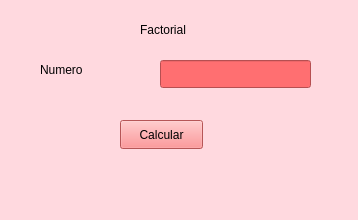
<?xml version="1.0" encoding="UTF-8"?>
<ui version="4.0">
 <class>MainWindow</class>
 <widget class="QMainWindow" name="MainWindow">
  <property name="geometry">
   <rect>
    <x>0</x>
    <y>0</y>
    <width>358</width>
    <height>220</height>
   </rect>
  </property>
  <property name="windowTitle">
   <string>MainWindow</string>
  </property>
  <property name="styleSheet">
   <string notr="true">background-color: rgb(255, 217, 223);</string>
  </property>
  <widget class="QWidget" name="centralwidget">
   <widget class="QPushButton" name="btnCalcular">
    <property name="geometry">
     <rect>
      <x>120</x>
      <y>120</y>
      <width>83</width>
      <height>29</height>
     </rect>
    </property>
    <property name="styleSheet">
     <string notr="true">color: rgb(0, 0, 0);
background-color: rgb(255, 120, 122);</string>
    </property>
    <property name="text">
     <string>Calcular</string>
    </property>
   </widget>
   <widget class="QLineEdit" name="txtNumero">
    <property name="geometry">
     <rect>
      <x>160</x>
      <y>60</y>
      <width>151</width>
      <height>28</height>
     </rect>
    </property>
    <property name="styleSheet">
     <string notr="true">background-color: rgb(255, 111, 113);
color: rgb(255, 255, 255);</string>
    </property>
   </widget>
   <widget class="QLabel" name="label_3">
    <property name="geometry">
     <rect>
      <x>40</x>
      <y>60</y>
      <width>101</width>
      <height>20</height>
     </rect>
    </property>
    <property name="styleSheet">
     <string notr="true">color: rgb(0, 0, 0);</string>
    </property>
    <property name="text">
     <string>Numero</string>
    </property>
   </widget>
   <widget class="QLabel" name="label_5">
    <property name="geometry">
     <rect>
      <x>140</x>
      <y>20</y>
      <width>61</width>
      <height>20</height>
     </rect>
    </property>
    <property name="styleSheet">
     <string notr="true">color: rgb(0, 0, 0);</string>
    </property>
    <property name="text">
     <string>Factorial</string>
    </property>
   </widget>
  </widget>
  <widget class="QMenuBar" name="menubar">
   <property name="geometry">
    <rect>
     <x>0</x>
     <y>0</y>
     <width>358</width>
     <height>25</height>
    </rect>
   </property>
  </widget>
  <widget class="QStatusBar" name="statusbar"/>
 </widget>
 <resources/>
 <connections/>
</ui>
